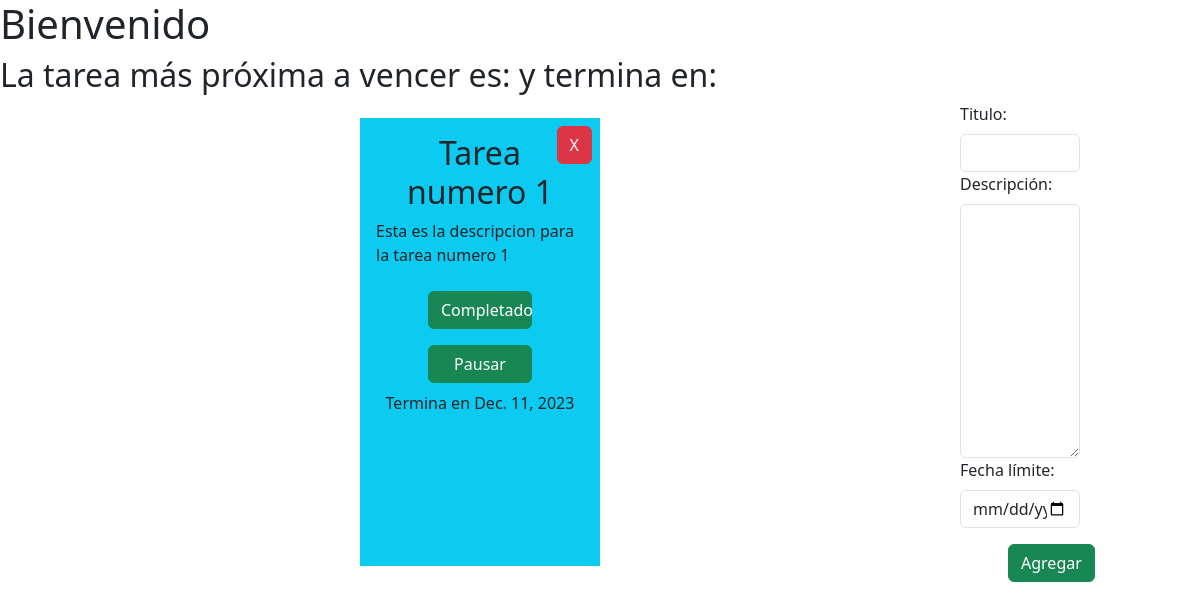
/tasks/, run on an earlier commit of the app's database.
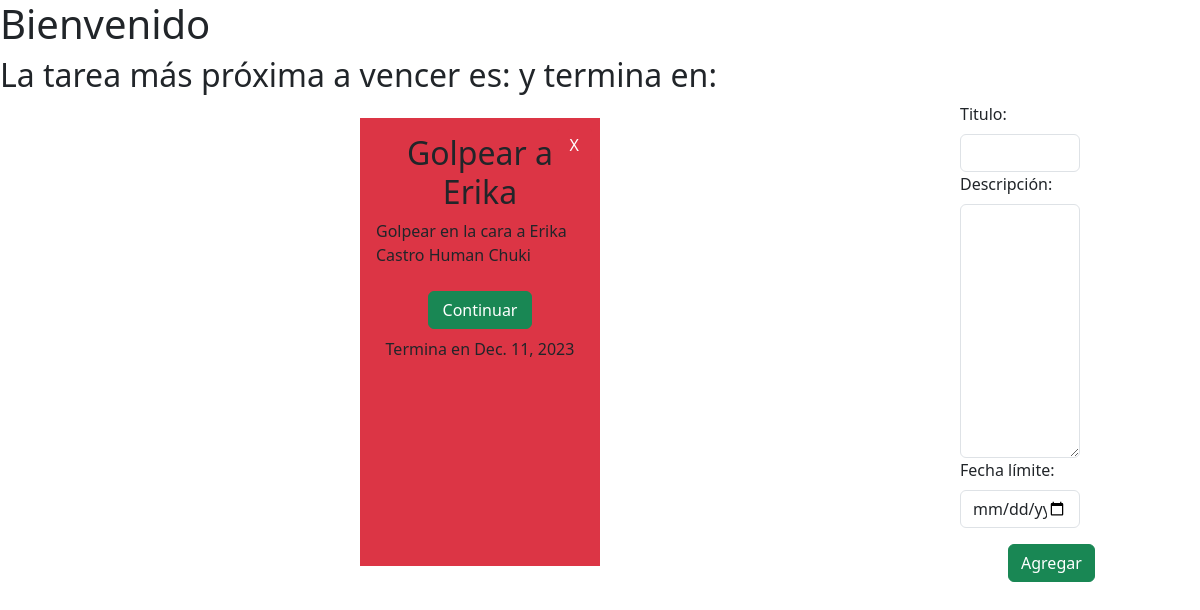
And on a later commit of the database.
### Task/models.py (models this page shows, shortened)
class Task(models.Model):
    STATUS_CHOICES = (
        ('Registrado', 'REGISTRADO'),
        ('Culminado', 'CULMINADO'),
        ('Pausado', 'PAUSADO'),
    )
    title = models.CharField(max_length=20)
    description = models.TextField(max_length=500)
    status = models.CharField(max_length=20, choices=STATUS_CHOICES, default='Registrado')
    date_created= models.DateField(auto_now_add=True)
    date_final= models.DateField(auto_now_add=True)

### Task/views.py (the view)
# urls.py: path('', showTasks, name="showTasks"),
def showTasks(request):
    Tasks = Task.objects.all()
    context = {'tasks': Tasks}
    return  render(request, 'Task/task.html', context)

### Task/templates/Task/task.html (shortened to what this page needs)
<!DOCTYPE html>
<html lang="en">
<head>
    <link href="https://cdn.jsdelivr.net/npm/bootstrap@5.3.2/dist/css/bootstrap.min.css" rel="stylesheet">
</head>
<body>
<h1>Bienvenido</h1>
<h2>La tarea más próxima a vencer es:  y termina en: </h2>
<div class="d-flex">
<section class="d-flex flex-wrap w-100 justify-content-evenly " >
    {% for task in tasks  %}
        {% if task.status == "Registrado" %}
        <div class="bg-info w-25 py-3 px-3 mx-3 my-3 text-center d-flex flex-column position-relative">
            <h2>{{task.title}}</h2>
            <p class="text-start">{{task.description}}</p>
            <a href='{% url "delete" task.id %}' class="btn btn-danger top-0 mx-2 my-2 end-0 position-absolute"> X </a>
            <a href='{% url "done" task.id %}' class="btn btn-success w-50 mx-auto my-2">Completado</a>
            <a href='{% url "pause" task.id %}' class="btn btn-success w-50 mx-auto my-2">Pausar</a>
            <p>Termina en {{task.date_final}}</p>
        </div>
        {% elif task.status == "Pausado" %}
        <div class="bg-danger w-25 py-3 px-3 mx-3 my-3 text-center d-flex flex-column position-relative">
            <h2>{{task.title}}</h2>
            <p class="text-start">{{task.description}}</p>
            <a href='{% url "delete" task.id %}' class="btn btn-danger top-0 mx-2 my-2 end-0 position-absolute"> X </a>
            <a href='{% url "started" task.id %}' class="btn btn-success w-50 mx-auto my-2">Continuar</a>
            <p>Termina en {{task.date_final}}</p>
        </div>
        {% endif %}
    {% endfor %}
</section>
<section class="w-25">
    <div class=" w-50">
        <form action='{% url "add" %}' method="post"   >
            <div>
                <label for="title" class="form-label"> Titulo:  </label>
                <input type="text" name="title" id="title" class="form-control"  required>
            </div>
            <div>
                <label for="description" class="form-label"> Descripción:</label>
                <textarea  class="form-control" cols="30" rows="10" name="description" id="description" required></textarea>
            </div>
            <div>
                <label for="date_final" class="form-label"> Fecha límite:</label>
                <input  type="date" class="form-control" cols="30" rows="10" name="date_final" id="date_final">
            </div>
            <button type="submit" class="btn btn-success ms-5 mt-3">Agregar</button>
        </form>
    </div>
</section>
</div>
</body>
</html>

What changed in the data, as far as the page shows it:
removed Task: title "Tarea numero 1", description "Esta es la descripcion para la tarea numero 1", date_final "Dec. 11, 2023"
added Task: title "Golpear a Erika", description "Golpear en la cara a Erika Castro Human Chuki", date_final "Dec. 11, 2023"
